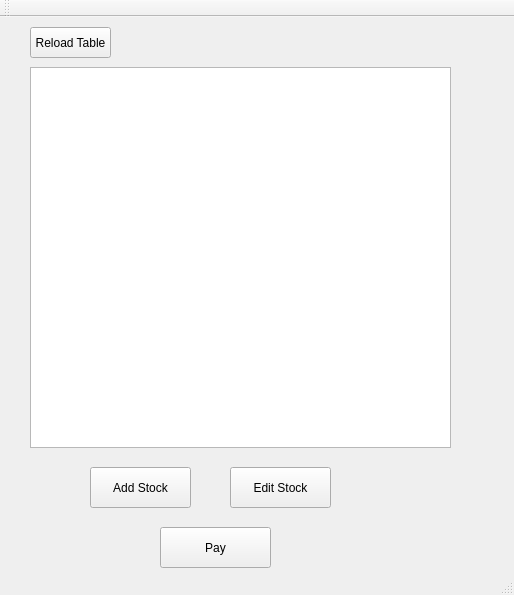
<?xml version="1.0" encoding="UTF-8"?>
<ui version="4.0">
 <class>MainWindow</class>
 <widget class="QMainWindow" name="MainWindow">
  <property name="geometry">
   <rect>
    <x>0</x>
    <y>0</y>
    <width>514</width>
    <height>595</height>
   </rect>
  </property>
  <property name="windowTitle">
   <string>BILLING SYSTEM</string>
  </property>
  <widget class="QWidget" name="centralWidget">
   <widget class="QPushButton" name="EditButton">
    <property name="geometry">
     <rect>
      <x>230</x>
      <y>450</y>
      <width>101</width>
      <height>41</height>
     </rect>
    </property>
    <property name="text">
     <string>Edit Stock</string>
    </property>
   </widget>
   <widget class="QPushButton" name="AddButton">
    <property name="geometry">
     <rect>
      <x>90</x>
      <y>450</y>
      <width>101</width>
      <height>41</height>
     </rect>
    </property>
    <property name="text">
     <string>Add Stock</string>
    </property>
   </widget>
   <widget class="QPushButton" name="PayButton">
    <property name="geometry">
     <rect>
      <x>160</x>
      <y>510</y>
      <width>111</width>
      <height>41</height>
     </rect>
    </property>
    <property name="text">
     <string>Pay</string>
    </property>
   </widget>
   <widget class="QTableWidget" name="ListTable">
    <property name="geometry">
     <rect>
      <x>30</x>
      <y>50</y>
      <width>421</width>
      <height>381</height>
     </rect>
    </property>
   </widget>
   <widget class="QPushButton" name="ReloadTable">
    <property name="geometry">
     <rect>
      <x>30</x>
      <y>10</y>
      <width>81</width>
      <height>31</height>
     </rect>
    </property>
    <property name="text">
     <string>Reload Table</string>
    </property>
   </widget>
  </widget>
  <widget class="QToolBar" name="mainToolBar">
   <attribute name="toolBarArea">
    <enum>TopToolBarArea</enum>
   </attribute>
   <attribute name="toolBarBreak">
    <bool>false</bool>
   </attribute>
  </widget>
  <widget class="QStatusBar" name="statusBar"/>
 </widget>
 <layoutdefault spacing="6" margin="11"/>
 <resources/>
 <connections/>
</ui>
